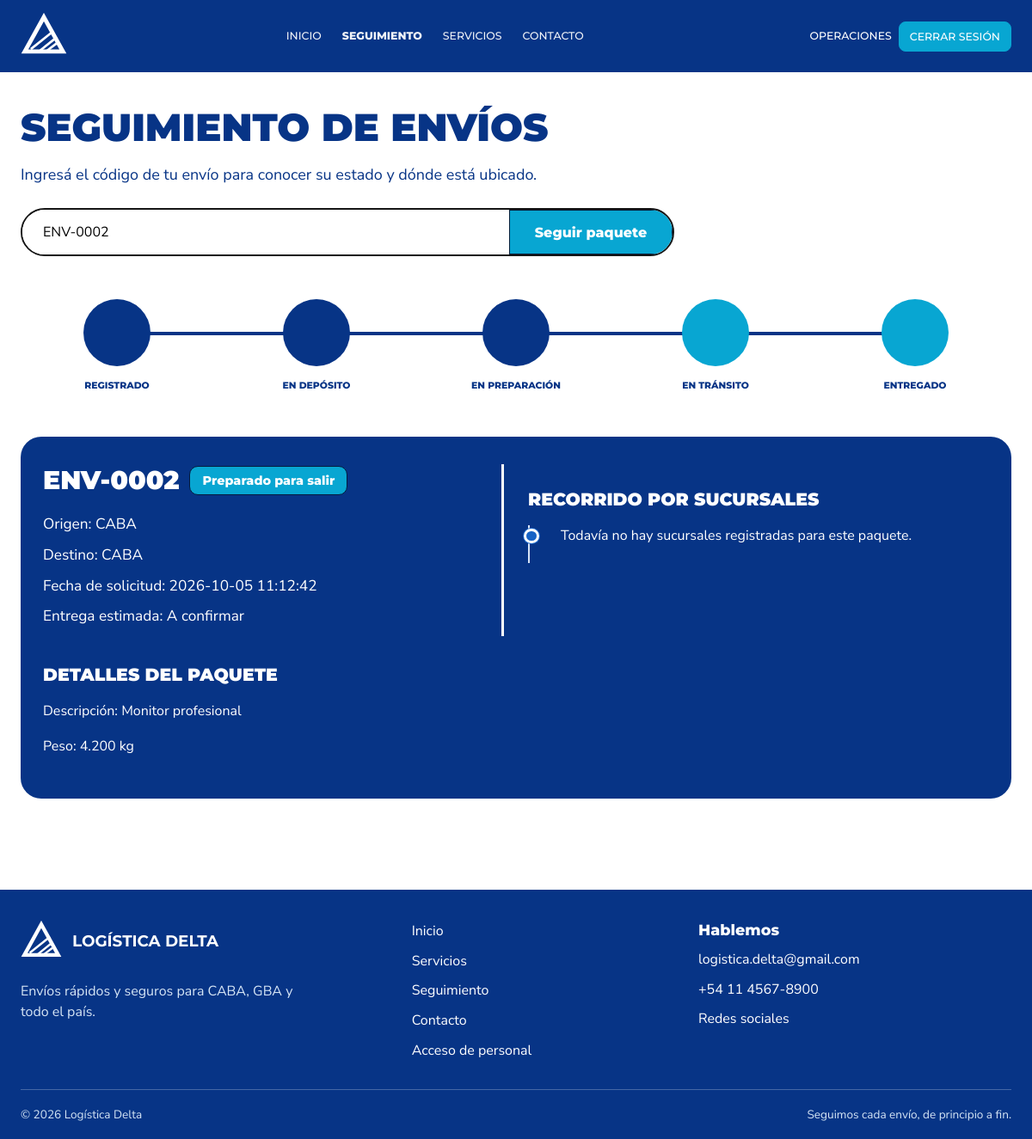
Before: /seguimiento.php?codigo=ENV-0002 (signed in) with the older database file.
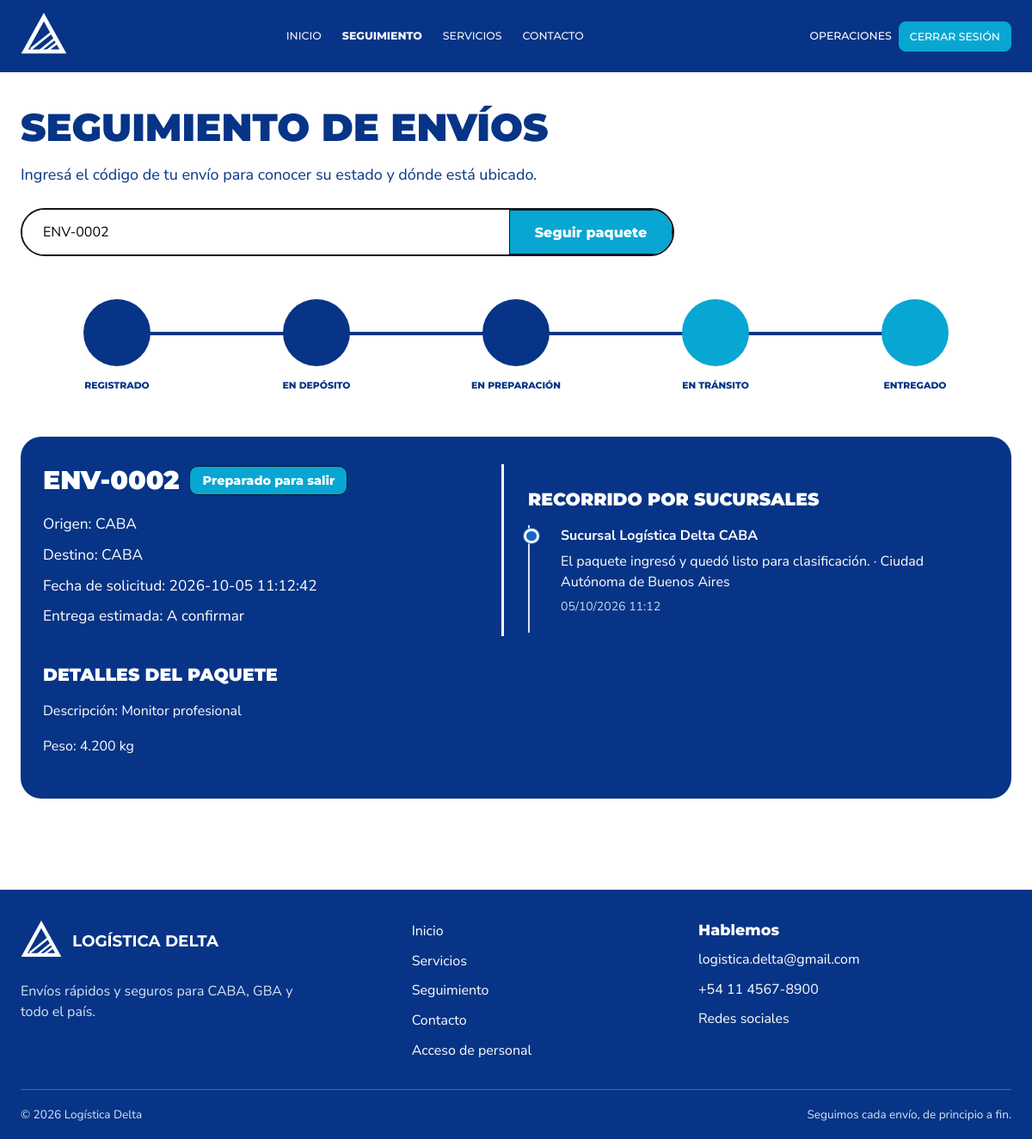
After: the same page with the newer database file.
### tables this page shows
CREATE TABLE `movimientos_seguimiento` (
  `id_movimiento` int(11) NOT NULL AUTO_INCREMENT,
  `id_envio` int(11) NOT NULL,
  `sucursal` varchar(100) NOT NULL,
  `provincia` varchar(80) NOT NULL,
  `detalle` varchar(255) NOT NULL,
  `fecha_hora` datetime NOT NULL DEFAULT current_timestamp(),
  PRIMARY KEY (`id_movimiento`),
  KEY `idx_seguimiento_envio_fecha` (`id_envio`, `fecha_hora`),
  CONSTRAINT `fk_seguimiento_envio` FOREIGN KEY (`id_envio`) REFERENCES `envios` (`id_envio`)
);

### app/config/Conexion.php (called while the page is built)
<?php
class Conexion
{
    private string $host = 'localhost';
    private string $dbName = 'logistica_delta';
    private string $usuario = 'root';
    private string $password = '';
    private ?PDO $conexion = null;
    public function conectar(): PDO
    {
        if ($this->conexion === null) {
            $dsn = "mysql:host={$this->host};dbname={$this->dbName};charset=utf8mb4";
            $this->conexion = new PDO($dsn, $this->usuario, $this->password);
            $this->conexion->setAttribute(PDO::ATTR_ERRMODE, PDO::ERRMODE_EXCEPTION);
            $this->conexion->setAttribute(PDO::ATTR_DEFAULT_FETCH_MODE, PDO::FETCH_ASSOC);
        }
        return $this->conexion;
    }
}

### app/dao/EnvioDAO.php (called while the page is built, shortened)
<?php
require_once __DIR__ . '/../config/Conexion.php';
class EnvioDAO
{
    private PDO $db;
    public function __construct(?PDO $db = null)
    {
        $this->db = $db ?? (new Conexion())->conectar();
    }
    public function obtenerParaSeguimiento(string $codigo): ?array
    {
        $sql = "SELECT e.id_envio, e.codigo_envio, e.estado, remitente.direccion AS origen,
                       destinatario.direccion AS destino, paquete.codigo AS codigo_paquete,
                       paquete.descripcion AS descripcion_paquete, paquete.peso_kg,
                       e.fecha_solicitud, e.fecha_entrega_estimada
                FROM envios e
                INNER JOIN contactos remitente ON remitente.id_contacto = e.id_remitente
                INNER JOIN contactos destinatario ON destinatario.id_contacto = e.id_destinatario
                INNER JOIN paquetes paquete ON paquete.id_paquete = e.id_paquete
                WHERE (e.codigo_envio = :codigo_envio OR paquete.codigo = :codigo_paquete)
                  AND e.activo = 1 LIMIT 1";
        $stmt = $this->db->prepare($sql);
        $stmt->execute(['codigo_envio' => $codigo, 'codigo_paquete' => $codigo]);
        $envio = $stmt->fetch();
        return $envio ?: null;
    }
}

### app/helpers/funciones.php (called while the page is built, shortened)
<?php
function limpiar($valor): string
{
    return htmlspecialchars((string) $valor, ENT_QUOTES, 'UTF-8');
}

### app/dao/MovimientoSeguimientoDAO.php (called while the page is built, shortened)
<?php
require_once __DIR__ . '/../config/Conexion.php';
class MovimientoSeguimientoDAO
{
    private PDO $db;
    public function __construct(?PDO $db = null)
    {
        $this->db = $db ?? (new Conexion())->conectar();
    }
    public function obtenerPorEnvio(int $idEnvio): array
    {
        $stmt = $this->db->prepare("SELECT sucursal, provincia, detalle, fecha_hora
                                    FROM movimientos_seguimiento
                                    WHERE id_envio = :id_envio
                                    ORDER BY fecha_hora, id_movimiento");
        $stmt->execute(['id_envio' => $idEnvio]);
        return $stmt->fetchAll();
    }
}

### public/seguimiento.php (the view, shortened to what the changed rows need)
<?php
require_once __DIR__ . '/../app/helpers/funciones.php';
require_once __DIR__ . '/../app/dao/EnvioDAO.php';
require_once __DIR__ . '/../app/dao/MovimientoSeguimientoDAO.php';
$codigo = strtoupper(trim($_POST['codigo'] ?? $_GET['codigo'] ?? ''));
$envio = null;
$movimientos = [];
if ($_SERVER['REQUEST_METHOD'] === 'POST' || isset($_GET['codigo'])) {
    if (!preg_match('/^[A-Z0-9-]{4,20}$/', $codigo)) {
        $error = 'Ingresá un código válido para buscar el paquete.';
    } else {
        try {
            $envio = (new EnvioDAO())->obtenerParaSeguimiento($codigo);
            if (!$envio) {
                $error = 'No encontramos un envío con ese código. Revisá que esté bien escrito.';
            } else {
                $movimientos = (new MovimientoSeguimientoDAO())->obtenerPorEnvio((int) $envio['id_envio']);
            }
        } catch (Throwable $exception) {
            error_log($exception->getMessage());
            $error = 'No pudimos consultar el envío. Verificá que MySQL esté activo.';
        }
    }
}
$etapasPorEstado = [
    'REGISTRADO' => 0, 'RECIBIDO_DEPOSITO' => 1, 'PREPARADO' => 2,
    'EN_TRANSITO' => 3, 'EN_REPARTO' => 3, 'ENTREGADO' => 4,
    'NO_ENTREGADO' => 3, 'DEVUELTO' => 3, 'EXTRAVIADO' => 3,
];
$etapaActual = $envio ? ($etapasPorEstado[$envio['estado']] ?? -1) : -1;
?>
<!doctype html>
<html lang="es">
<head>
  <link rel="stylesheet" href="css/style.css">
</head>
<body>
  <main class="contenedor pagina-seguimiento">
    <h1>Seguimiento de envíos</h1>
    <?php if ($envio): ?>
      <div class="progreso-envio" aria-label="Etapas del envío">
        <?php foreach (['Registrado', 'En depósito', 'En preparación', 'En tránsito', 'Entregado'] as $indice => $etapa): ?>
          <div class="paso-progreso <?= $indice <= $etapaActual ? 'actual' : '' ?>"><span class="punto-progreso"></span><span><?= limpiar($etapa) ?></span></div>
        <?php endforeach; ?>
      </div>
      <section class="tarjeta-envio" aria-label="Detalles del envío">
        <div class="resumen-envio">
          <div class="encabezado-envio"><h2><?= limpiar($envio['codigo_envio']) ?></h2><span class="etiqueta-estado"><?= limpiar(estadoLegible($envio['estado'])) ?></span></div>
        </div>
        <div class="contenedor-recorrido">
          <ol class="recorrido-envio">
            <?php if ($movimientos): ?>
              <?php foreach ($movimientos as $movimiento): ?>
                <li class="elemento-recorrido">
                  <strong><?= limpiar($movimiento['sucursal']) ?></strong>
                  <span><?= limpiar($movimiento['detalle']) ?> · <?= limpiar($movimiento['provincia']) ?></span>
                  <time datetime="<?= limpiar($movimiento['fecha_hora']) ?>"><?= limpiar(date('d/m/Y H:i', strtotime($movimiento['fecha_hora']))) ?></time>
                </li>
              <?php endforeach; ?>
            <?php else: ?>
              <li class="elemento-recorrido">Todavía no hay sucursales registradas para este paquete.</li>
            <?php endif; ?>
          </ol>
        </div>
      </section>
    <?php endif; ?>
  </main>
</body>
</html>

Changed rows visible on the page:
added movimientos_seguimiento: sucursal "Sucursal Logística Delta CABA", detalle "El paquete ingresó y quedó listo para clasificación.", provincia "Ciudad Autónoma de Buenos Aires", fecha_hora "05/10/2026 11:12"
Other visible differences:
text no longer shown: "Todavía no hay sucursales registradas para este paquete."
